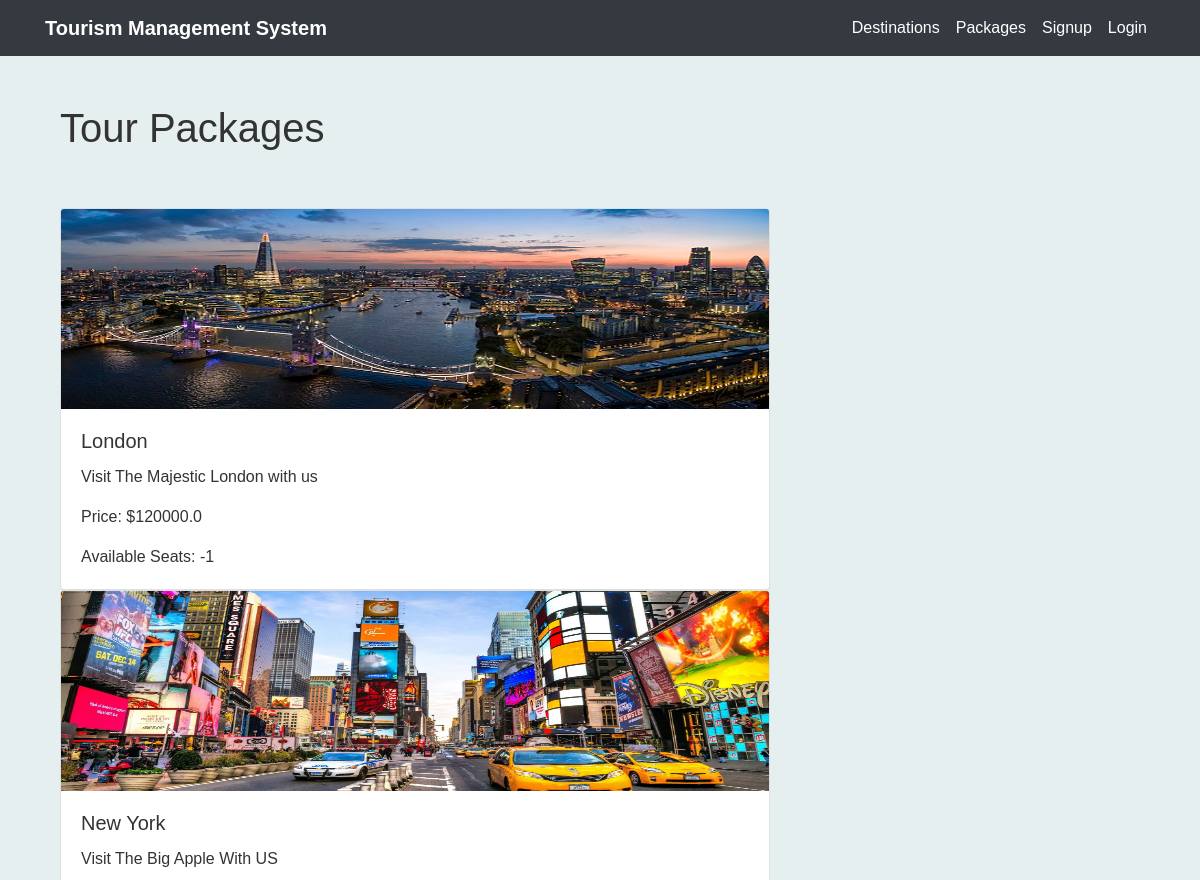
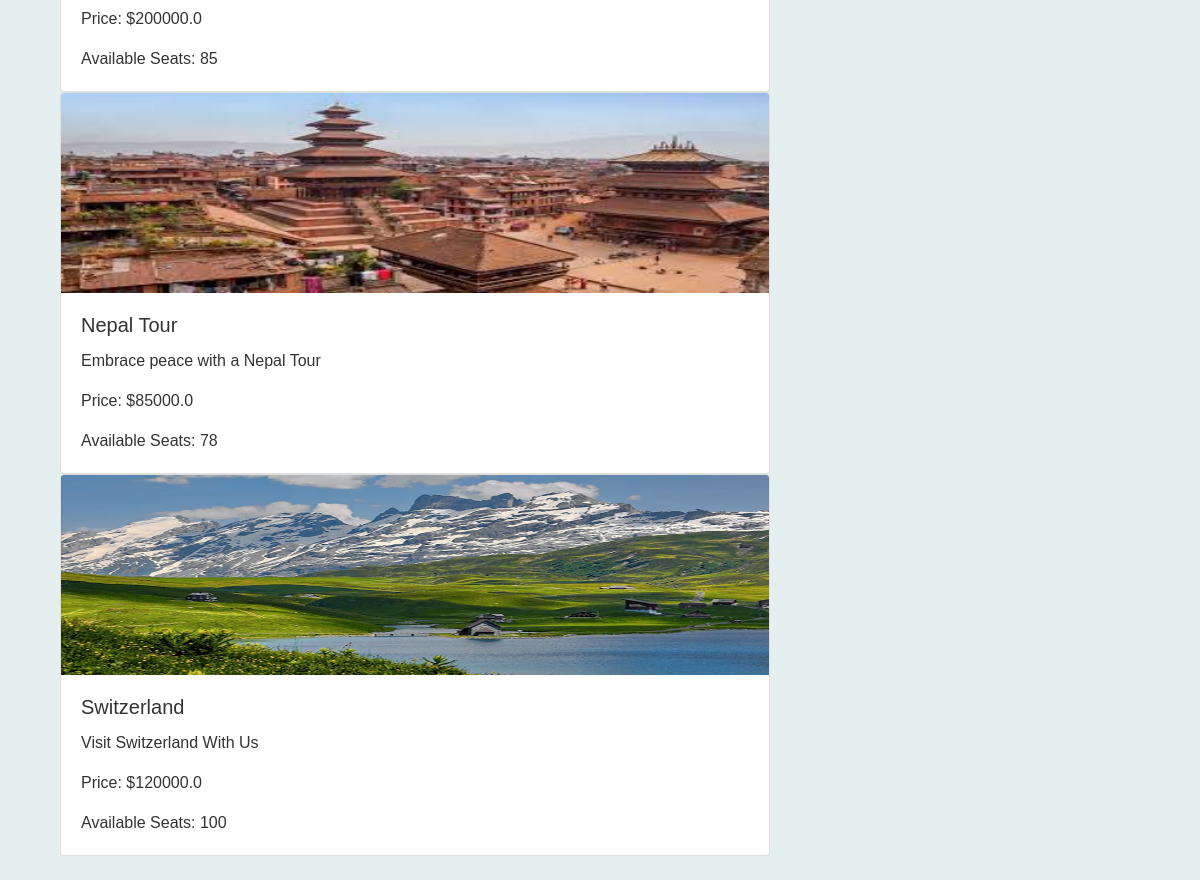
Page /packages on the committed database (2 pictures, top to bottom).
### main.py (models this page shows, shortened)
class Package(db.Model):
    __tablename__ = "packages"
    id = db.Column(db.Integer, primary_key=True, autoincrement=True)
    name = db.Column(db.String(100), nullable=False)
    description = db.Column(db.String(200), nullable=False)
    image_url = db.Column(db.String(200), nullable=False)
    date = db.Column(db.String(100), nullable=False)
    price = db.Column(db.Float, nullable=False)
    available_seats = db.Column(db.Integer, default=0)

### main.py (the view)
@app.route("/packages")
def packages():
    packages = Package.query.all()
    userRole = current_user.role if current_user.is_authenticated else None
    isAdmin = True if userRole == "admin" else False
    isCustomer = True if userRole == "customer" else False
    return render_template(
        "tours.html",
        packages=packages,
        isAdmin=isAdmin,
        isCustomer=isCustomer,
        user=current_user.username if current_user.is_authenticated else None,
    )

### templates/tours.html (shortened to what this page needs)
{% extends "base.html" %} {% block content %}
<div class="container mt-5">
  <h1>Tour Packages</h1>
  <br />
  <br />
  <div class="row">
    <div class="col-md-8 mb-4">
      {% for package in packages %}
      <div class="card">
        <img
          src="{{ package.image_url }}"
          class="card-img-top img-fluid"
          alt="{{ package.name }}"
        />
        <div class="card-body">
          <h5 class="card-title">{{ package.name }}</h5>
          <p class="card-text">{{ package.description }}</p>
          <p class="card-text">Price: ${{ package.price }}</p>
          <p class="card-text">
            Available Seats: {{ package.available_seats }}
          </p>
        </div>
      </div>
      {% endfor %}
    </div>
  </div>
  {% endblock %}

### static/style.css (style rules this page uses)
body { font-family: Arial, sans-serif; background-color: #E6EFF0; color: #333; }
.card-img-top { width: 100%; height: 200px; }

### rows in the picture
Package: image_url (picture), name "London", description "Visit The Majestic London with us", price "120000.0", available_seats "-1"
Package: image_url (picture), name "New York", description "Visit The Big Apple With US", price "200000.0", available_seats "85"
Package: image_url (picture), name "Nepal Tour", description "Embrace peace with a Nepal Tour", price "85000.0", available_seats "78"
Package: image_url (picture), name "Switzerland", description "Visit Switzerland With Us", price "120000.0", available_seats "100"
